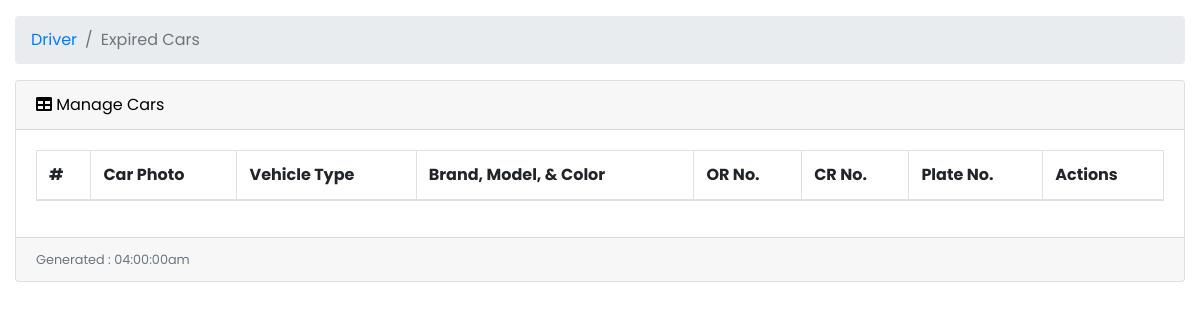
The page /user/driverCars.php?list=Expired (signed in) on the database as committed earlier.
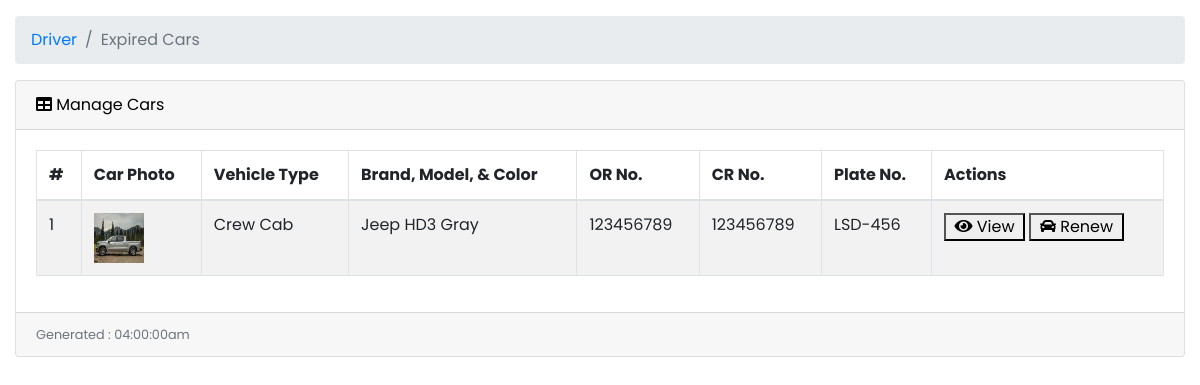
The same page on the database as committed later.
### tables this page shows
CREATE TABLE `car` (
  `car_id` int(11) NOT NULL,
  `user_id` int(11) NOT NULL,
  `car_photo` varchar(255) DEFAULT NULL,
  `brand` varchar(255) NOT NULL,
  `model` varchar(255) NOT NULL,
  `color` varchar(255) NOT NULL,
  `type` varchar(255) NOT NULL,
  `seat_count` int(2) NOT NULL,
  `car_status` varchar(10) NOT NULL,
  `qr_code` varchar(255) DEFAULT NULL,
  `created_at` timestamp NOT NULL DEFAULT current_timestamp(),
  `updated_at` timestamp NOT NULL DEFAULT current_timestamp() ON UPDATE current_timestamp()
);

CREATE TABLE `car_identification` (
  `car_identity_id` int(11) NOT NULL,
  `car_id` int(11) NOT NULL,
  `or_photo` varchar(255) NOT NULL,
  `or_number` varchar(20) NOT NULL,
  `cr_photo` varchar(255) NOT NULL,
  `cr_number` varchar(20) NOT NULL,
  `sales_invoice` varchar(255) DEFAULT NULL,
  `plate_number` varchar(10) NOT NULL,
  `plate_expiration` date NOT NULL,
  `created_at` timestamp NOT NULL DEFAULT current_timestamp(),
  `updated_at` timestamp NOT NULL DEFAULT current_timestamp() ON UPDATE current_timestamp()
);

### user/driverCars.php (the view, shortened to what the changed rows need)
<?php
include('../db.php');
?>
<!DOCTYPE html>
<html lang="en">
<head>
    <link href="vendor/fontawesome-free/css/all.min.css" rel="stylesheet" type="text/css">
    <link href="vendor/datatables/dataTables.bootstrap4.css" rel="stylesheet">
    <link href="vendor/css/sb-admin.css" rel="stylesheet">
</head>
<body id="page-top">
    <div id="wrapper">
        <div id="content-wrapper">
            <div class="container-fluid">
                <?php
                if (isset($_GET['list']) && $_GET['list'] === 'Expired') {
                ?>
                    <div class="card mb-3">
                        <div class="card-body">
                            <div class="table-responsive">
                                <table class="table table-bordered table-striped table-hover" id="dataTable" width="100%" cellspacing="0">
                                    <thead>
                                        <tr>
                                            <th>#</th>
                                            <th>Car Photo</th>
                                            <th>Vehicle Type</th>
                                            <th>Brand, Model, & Color</th>
                                            <th>OR No.</th>
                                            <th>CR No.</th>
                                            <th>Plate No.</th>
                                            <th>Actions</th>
                                        </tr>
                                    </thead>
                                    <tbody>
                                        <?php
                                        $user_id = $_SESSION['user_id'];
                                        $ret = "SELECT car.*, user_profile.*, car_identification.*, city.city_name
                                                FROM car
                                                INNER JOIN user_profile ON car.user_id = user_profile.user_id
                                                INNER JOIN car_identification ON car.car_id = car_identification.car_id
                                                INNER JOIN city ON user_profile.city_id = city.city_id
                                                WHERE car.car_status = 'Expired' OR car.car_status = 'Renew' AND user_profile.user_id = '$user_id'";
                                        $stmt = $db->prepare($ret);
                                        $stmt->execute();
                                        $result = $stmt->get_result();
                                        $cnt = 1;
                                        while ($row = $result->fetch_assoc()) {
                                            $id = $row['user_id'];
                                            $car_id = $row['car_id'];
                                            $status = $row['car_status'];
                                            echo "<tr>";
                                            echo "<td>" . $cnt . "</td>";
                                            echo "<td><img src='../assets/img/car/" . $row['car_photo'] . "' alt='Profile Photo' width='50' height='50'></td>";
                                            echo "<td>" . $row['type'] . "</td>";
                                            echo "<td>" . $row['brand'] . " " . $row['model'] . " " . $row['color'] . "</td>";
                                            echo "<td>" . $row['or_number'] . "</td>";
                                            echo "<td>" . $row['cr_number'] . "</td>";
                                            echo "<td>" . $row['plate_number'] . "</td>";
                                            if ($status == 'Expired') {
                                        ?>
                                                <td>
                                                    <a href="viewDriverCars.php?user_id=<?php echo $id; ?>&status=Expired&car_id=<?php echo $car_id; ?>">
                                                        <button>&nbsp;&nbsp;<i class="fa fa-eye"></i>&nbsp;View&nbsp;&nbsp;</button>
                                                    </a>
                                                    <a href="driverRenewCar.php?user_id=<?php echo $id; ?>&status=Expired&car_id=<?php echo $car_id; ?>">
                                                        <button>&nbsp;&nbsp;<i class="fa fa-car"></i>&nbsp;Renew&nbsp;&nbsp;</button>
                                                    </a>
                                                </td>
                                        <?php
                                            }
                                        }
                                        ?>
                                        <?php
                                        echo "</tr>";
                                        ?>
                                    </tbody>
                                </table>
                            </div>
                        </div>
                    </div>
                <?php
                }
                ?>
            </div>
        </div>
</body>
</html>

Rows that differ between the two databases and show on the page:
now on this page (row edited): car: cnt "1", car_photo (picture), type "Crew Cab", brand "Jeep", model "HD3", color "Gray", car_identification.or_number "123456789", car_identification.cr_number "123456789", car_identification.plate_number "LSD-456"
